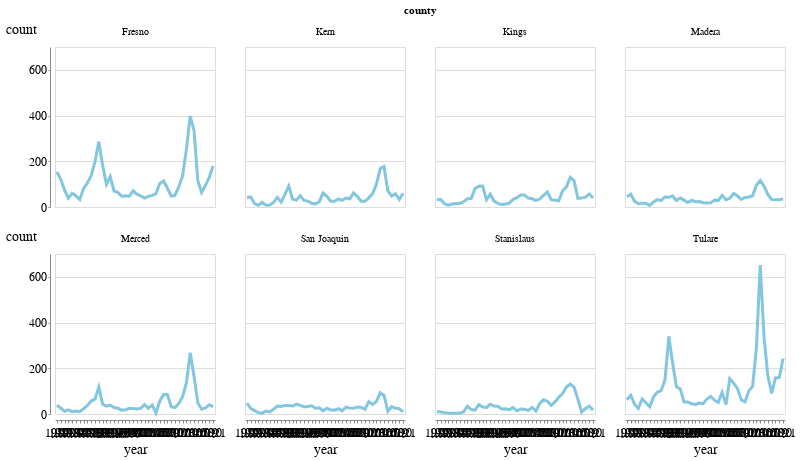

Notebook code cell kept with this figure:
### Code cell
alt.Chart(grouped_year_county[(grouped_year_county['year'] >= 1980) & 
                              (grouped_year_county['county'].isin(main_counties))]).mark_line().encode(
    x='year:O',
    y='count:Q',
).properties(
    width=160,
    height=160
).facet(
    facet='county:N',
    columns=4
)

### Figure 1 — Vega-Lite specification as saved in the notebook (floating-point values rounded to 4 significant figures; data arrays with more than 128 entries replaced by an {"elided": "..."} marker saying what was removed)
{"config": {"view": {"width": 800, "height": 450}, "background": "#ffffff", "title": {"anchor": "start", "font": "BentonGothic-Bold, sans", "fontColor": "#000000", "fontSize": 22, "fontWeight": "normal"}, "arc": {"fill": "#82c6df"}, "area": {"fill": "#82c6df"}, "line": {"stroke": "#82c6df", "strokeWidth": 3}, "path": {"stroke": "#82c6df"}, "rect": {"fill": "#82c6df"}, "shape": {"stroke": "#82c6df"}, "bar": {"fill": "#82c6df"}, "point": {"stroke": "#82c6df"}, "symbol": {"fill": "#82c6df", "size": 30}, "axis": {"titleFont": "BentonGothic-Bold, sans", "titleFontSize": 14, "titleFontWeight": "normal", "labelFont": "BentonGothic, sans", "labelFontSize": 12, "labelFontWeight": "normal"}, "axisX": {"labelAngle": 0, "labelPadding": 4, "tickSize": 3}, "axisY": {"labelBaseline": "middle", "maxExtent": 45, "minExtent": 45, "tickSize": 2, "titleAlign": "left", "titleAngle": 0, "titleX": -45, "titleY": -11}, "legend": {"titleFont": "BentonGothic-Bold, sans", "titleFontSize": 14, "titleFontWeight": "normal", "symbolType": "square", "labelFont": "BentonGothic, sans", "labelFontSize": 13}, "range": {"category": ["#3580b1", "#ec8431", "#ab7fb4", "#c89d29", "#adc839", "#829eb1"], "diverging": ["#e68a4f", "#f4bb6a", "#f9e39c", "#dadfe2", "#a6b7c6", "#849eae"], "heatmap": ["#fbf2c7", "#f9e39c", "#f8d36e", "#f4bb6a", "#e68a4f", "#d15a40", "#ab4232"], "ordinal": ["#fbf2c7", "#f9e39c", "#f8d36e", "#f4bb6a", "#e68a4f", "#d15a40", "#ab4232"], "ramp": ["#fbf2c7", "#f9e39c", "#f8d36e", "#f4bb6a", "#e68a4f", "#d15a40", "#ab4232"]}}, "data": {"name": "data-00c0d38e7b08aa27ad05b2e8e424ba84"}, "facet": {"type": "nominal", "field": "county"}, "spec": {"mark": "line", "encoding": {"x": {"type": "ordinal", "field": "year"}, "y": {"type": "quantitative", "field": "count"}}, "height": 160, "width": 160}, "columns": 4, "$schema": "https://vega.github.io/schema/vega-lite/v4.8.1.json", "datasets": {"data-00c0d38e7b08aa27ad05b2e8e424ba84": {"elided": "336 records"}}}
